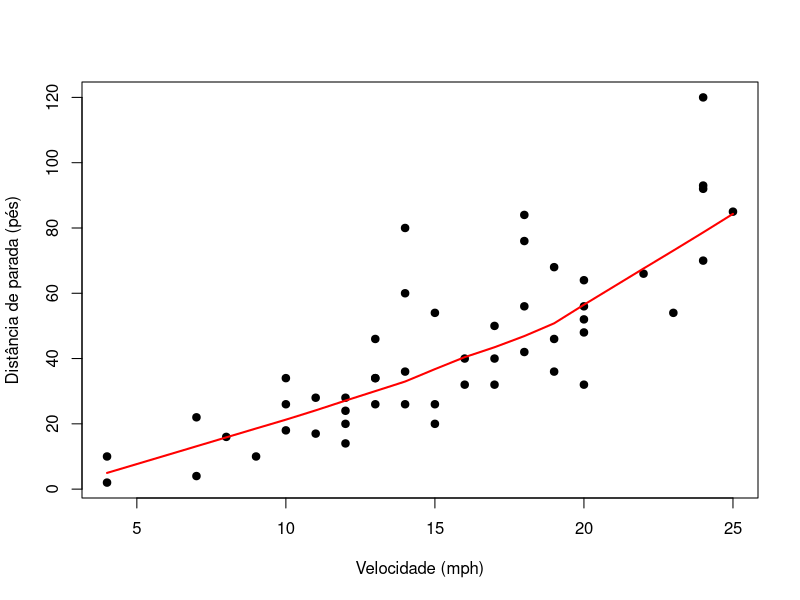

Generate this figure with R:
# Leave-one-out cross-validation (LOOCV) ----

# Ajuste e resultados ----
ajuste <- lm(dist ~ speed, data = cars)
e <- residuals(ajuste); h <- hatvalues(ajuste)
MSE_LOOCV <- mean((e / (1 - h))^2)
print(c(MSE_LOOCV = MSE_LOOCV,
        RMSE_LOOCV = sqrt(MSE_LOOCV)))

# Visualização e diagnóstico ----
plot(dist ~ speed, data = cars, pch = 19, xlab = "Velocidade (mph)", ylab = "Distância de parada (pés)")
lines(lowess(cars$speed, cars$dist), col = "red", lwd = 2)
